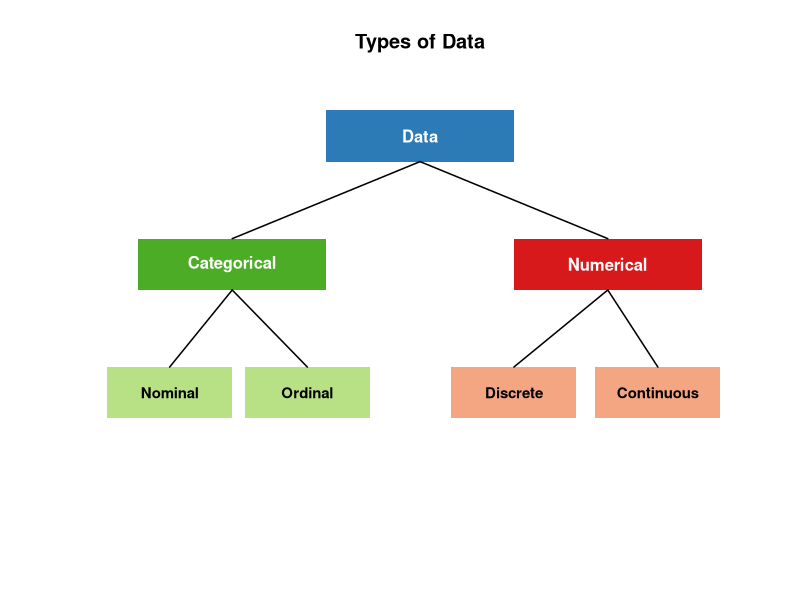

Here is the R script that generated this plot:
## ---- chunk 1
#| label: data-types-tree
#| fig-cap: "Classification of data types."
#| echo: false

# Simple text-based tree using plot
plot(0, 0, xlim = c(0, 10), ylim = c(0, 6), type = "n",
     axes = FALSE, xlab = "", ylab = "", main = "Types of Data")

# Data node
rect(3.5, 5, 6.5, 5.8, col = "#2c7bb6", border = NA)
text(5, 5.4, "Data", col = "white", font = 2)

# Categorical node
rect(0.5, 3, 3.5, 3.8, col = "#4dac26", border = NA)
text(2, 3.4, "Categorical", col = "white", font = 2)

# Numerical node
rect(6.5, 3, 9.5, 3.8, col = "#d7191c", border = NA)
text(8, 3.4, "Numerical", col = "white", font = 2)

# Nominal
rect(0, 1, 2, 1.8, col = "#b8e186", border = NA)
text(1, 1.4, "Nominal", font = 2, cex = 0.9)

# Ordinal
rect(2.2, 1, 4.2, 1.8, col = "#b8e186", border = NA)
text(3.2, 1.4, "Ordinal", font = 2, cex = 0.9)

# Discrete
rect(5.5, 1, 7.5, 1.8, col = "#f4a582", border = NA)
text(6.5, 1.4, "Discrete", font = 2, cex = 0.9)

# Continuous
rect(7.8, 1, 9.8, 1.8, col = "#f4a582", border = NA)
text(8.8, 1.4, "Continuous", font = 2, cex = 0.9)

# Connecting lines
segments(5, 5, 2, 3.8, lwd = 1.5)
segments(5, 5, 8, 3.8, lwd = 1.5)
segments(2, 3, 1, 1.8, lwd = 1.5)
segments(2, 3, 3.2, 1.8, lwd = 1.5)
segments(8, 3, 6.5, 1.8, lwd = 1.5)
segments(8, 3, 8.8, 1.8, lwd = 1.5)
## ---- chunk 2
#| label: data-types-example
#| tbl-cap: "Example student survey data — identify the type of each variable."

# Simulated class survey data
set.seed(7)
n <- 10
survey <- data.frame(
  Student   = paste0("S", 1:n),
  Gender    = sample(c("Male", "Female", "Non-binary"), n, replace = TRUE),
  Height_cm = round(rnorm(n, 168, 10), 1),
  Siblings  = sample(0:4, n, replace = TRUE),
  Transport = sample(c("Bus", "Car", "Walk", "Bike"), n, replace = TRUE),
  Rating    = sample(c("Poor", "Fair", "Good", "Excellent"), n, replace = TRUE)
)

knitr::kable(survey, align = "c")
